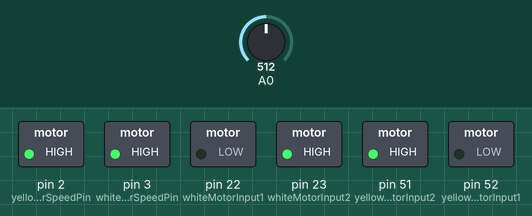
Bench run of a sketch on a simulated Arduino Mega 2560, built with avr-gcc and run on an emulated ATmega2560. Shown: switched loads named in the sketch (green lamp = pin HIGH). Inputs (shaded band) come from the test bench; at power-on: A0 = 512. What the sketch prints to the serial monitor is not drawn.

Above: at 0.1 s.
Timing chart, 0 to 1.6 s (numbered marks = the images above):
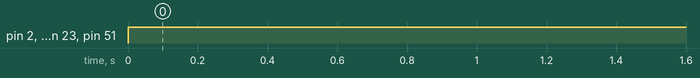

The sketch:

crucar_chris.ino
```cpp
const int yellowMotorSpeedPin = 2;
const int whiteMotorSpeedPin = 3;
const int yellowMotorInput1 = 52;
const int yellowMotorInput2 = 51;
const int whiteMotorInput1 = 22;
const int whiteMotorInput2 = 23;

const int irSensorPin1 = 4;

const int trigPin = 7;
const int echoPin = 8;

void setup() {
  Serial.begin(9600);

  // motors
  pinMode(yellowMotorSpeedPin, OUTPUT);
  pinMode(whiteMotorSpeedPin, OUTPUT);
  pinMode(yellowMotorInput1, OUTPUT);
  pinMode(yellowMotorInput2, OUTPUT);
  pinMode(whiteMotorInput1, OUTPUT);
  pinMode(whiteMotorInput2, OUTPUT);

  // sensors
  pinMode(irSensorPin1, INPUT);
  pinMode(trigPin, OUTPUT);
  pinMode(echoPin, INPUT);

}

void loop() {
  // add your code here
//  int irSensor1 = digitalRead(irSensorPin1);
//  if (irSensor1 == 0) {
//    goForward(127);
//  }
//  else {
//    stopMoving();
//  }
Serial.println(analogRead(A0));
goForward(255);

}

void goForward(long velocity) {
  analogWrite(yellowMotorSpeedPin, velocity);
  analogWrite(whiteMotorSpeedPin, velocity);
  digitalWrite(yellowMotorInput1, LOW);
  digitalWrite(yellowMotorInput2, HIGH);
  digitalWrite(whiteMotorInput1, LOW);
  digitalWrite(whiteMotorInput2, HIGH);
}

void turnLeft() {
  digitalWrite(yellowMotorInput1, HIGH);
  digitalWrite(yellowMotorInput2, LOW);
  digitalWrite(whiteMotorInput1, LOW);
  digitalWrite(whiteMotorInput2, LOW);
}

void turnRight() {
  digitalWrite(yellowMotorInput1, LOW);
  digitalWrite(yellowMotorInput2, LOW);
  digitalWrite(whiteMotorInput1, HIGH);
  digitalWrite(whiteMotorInput2, LOW);
}

void stopMoving() {
  digitalWrite(yellowMotorInput1, LOW);
  digitalWrite(yellowMotorInput2, LOW);
  digitalWrite(whiteMotorInput1, LOW);
  digitalWrite(whiteMotorInput2, LOW);
}

void goBackwards(long velocity) {
  analogWrite(yellowMotorSpeedPin, velocity);
  analogWrite(whiteMotorSpeedPin, velocity);
  digitalWrite(yellowMotorInput1, LOW);
  digitalWrite(yellowMotorInput2, HIGH);
  digitalWrite(whiteMotorInput1, LOW);
  digitalWrite(whiteMotorInput2, HIGH);
}

long getUltrasonicTime() {
  // returns time it takes for sonic wave. in microseconds
  digitalWrite(trigPin, LOW);
  delayMicroseconds(5);
  digitalWrite(trigPin, HIGH);
  delayMicroseconds(5);
  digitalWrite(trigPin,LOW);
  return pulseIn(echoPin, HIGH);

}
```

Measured:
- by itself, pin 2 (yellowMotorSpeedPin), pin 3 (whiteMotorSpeedPin), pin 23 (whiteMotorInput2), pin 51 (yellowMotorInput2): LOW → HIGH at 0.00 s
